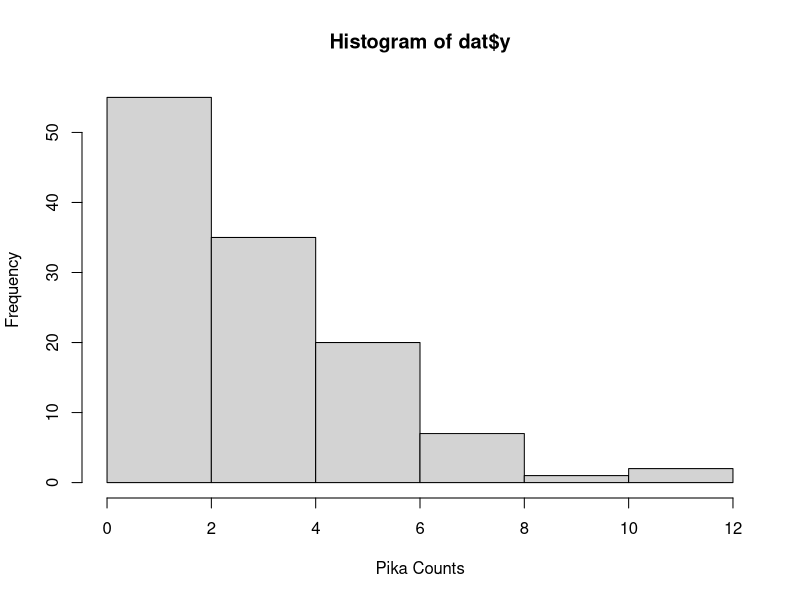
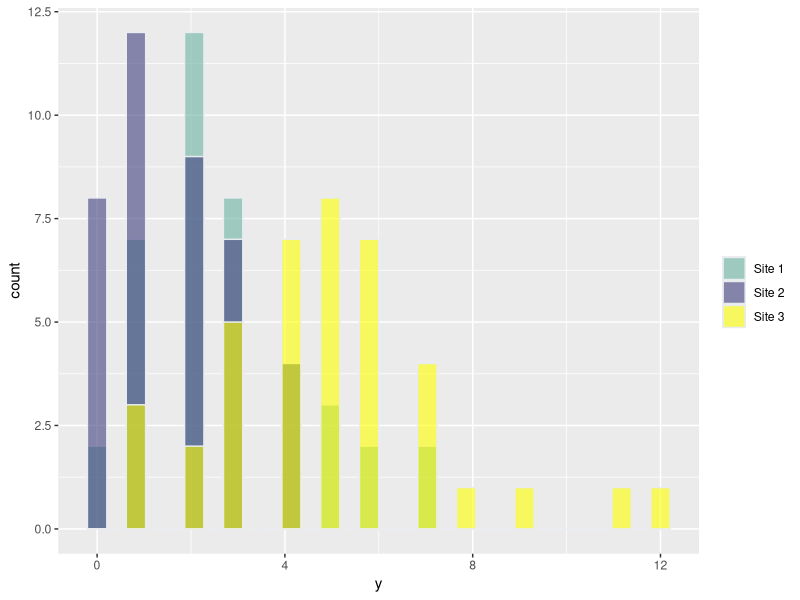
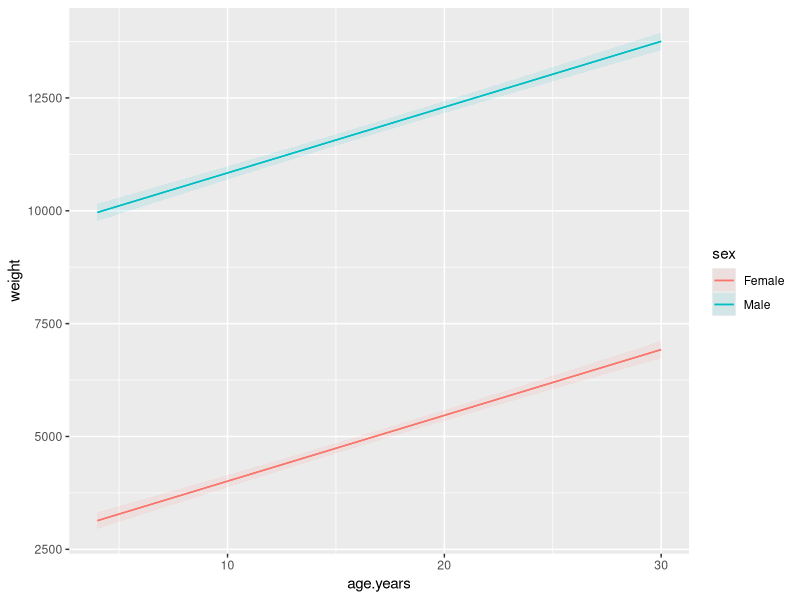
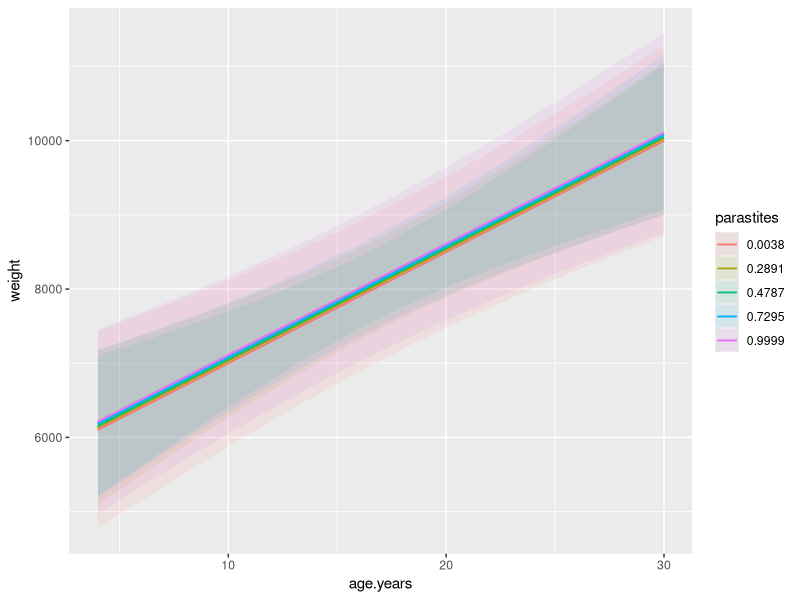
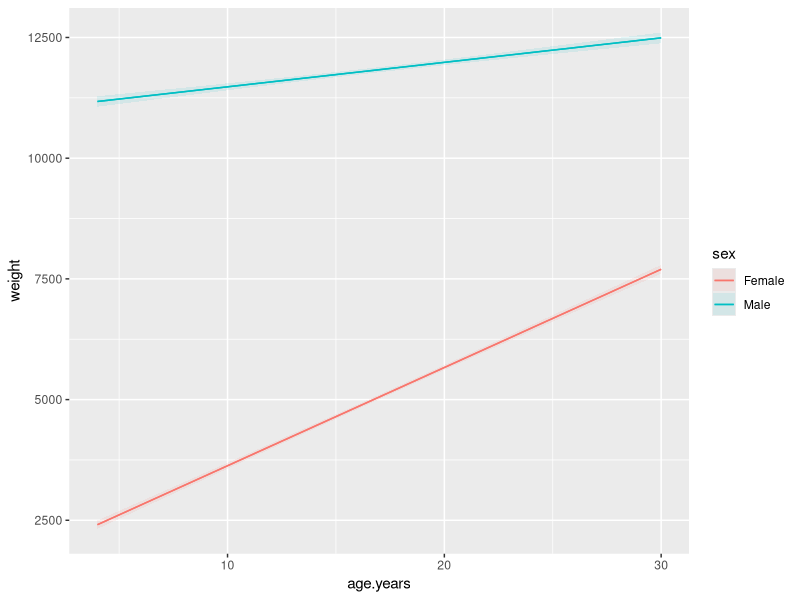
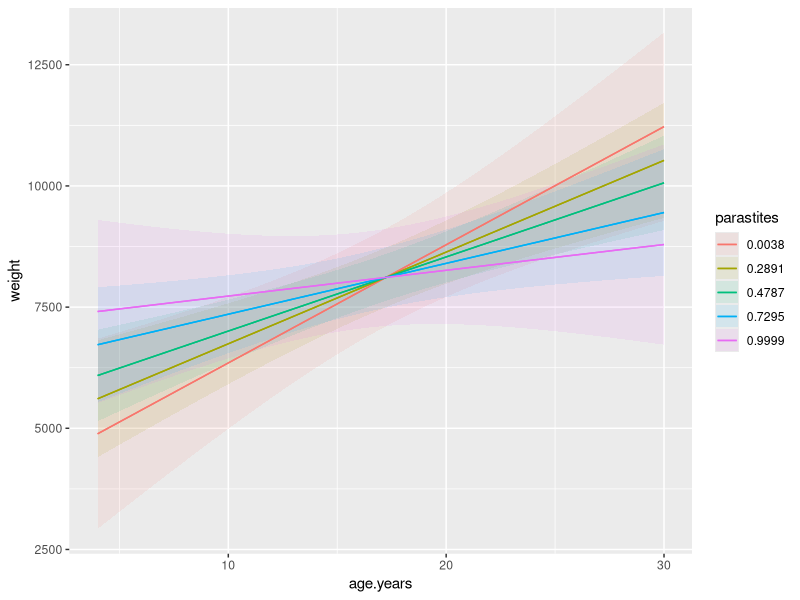
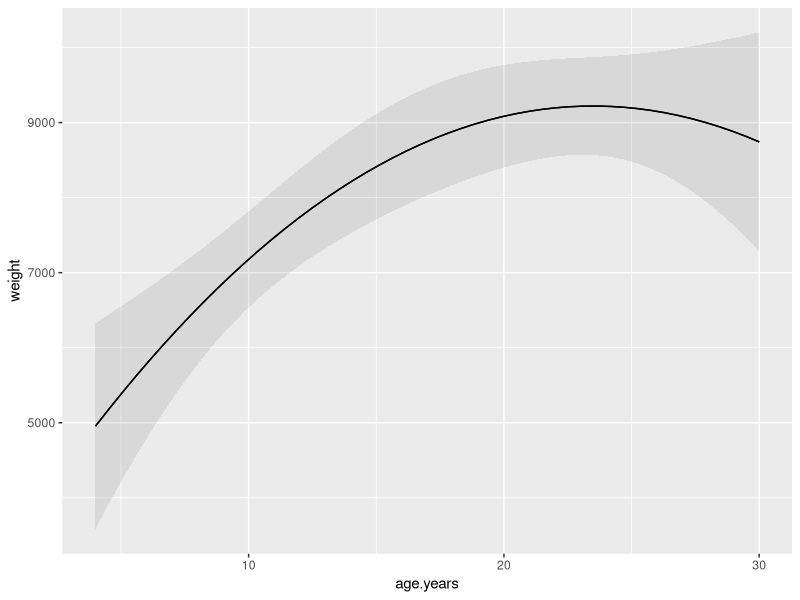
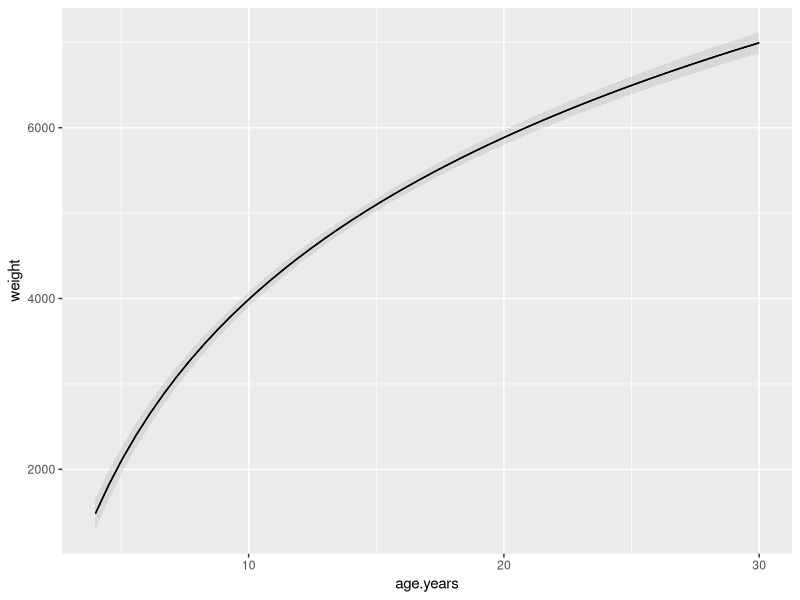

Reproduce these figures in R, in order.
## ----eval=TRUE,echo=FALSE-------------------------------------------------------------------------------------------------------------------------
  n=120
  site=as.factor(rep(c("Site 1","Site 2", "Site 3"),n/3))

  
  beta=c(1,-0.5,0.5)
  X=model.matrix(~site)
  lambda = exp(X%*%beta)
  set.seed(3434)
  y = rpois(n, lambda)
  dat=data.frame(y=y,site=site)
  hist(dat$y,xlab="Pika Counts")  


## ----echo=FALSE, echo=FALSE-----------------------------------------------------------------------------------------------------------------------
library(ggplot2)
  ggplot(dat, aes(x=y, fill=site)) +
    geom_histogram( color="#e9ecef", alpha=0.6, position = 'identity') +
    scale_fill_manual(values=c("#69b3a2", "#404080",
                               "yellow")) +
    labs(fill="")


## ----eval=TRUE,echo=TRUE--------------------------------------------------------------------------------------------------------------------------
model = glm(y~site,
            data=dat, 
            family = poisson(link = 'log')
            )
summary(model)



## ----eval=TRUE,echo=TRUE--------------------------------------------------------------------------------------------------------------------------
model$converged
model$method
model$boundary
model$iter
model$control


## ----echo=TRUE, include=TRUE, eval=TRUE-----------------------------------------------------------------------------------------------------------
  #Here is our negative log-likelihood function with three
  #parameters - beta0, beta1, and beta2 (1)
  #inputs = design matrix X
  neg.log.like = function(par,X) {
    
    #linear model of parameters par and design matrix (X)
    lam=par[1]*X[,1]+par[2]*X[,2]+par[3]*X[,3]
    
    #neg log-likelihood
    sum(-dpois(y,lambda = exp(lam),log = TRUE))
  }


## ----echo=TRUE, include=TRUE, eval=TRUE-----------------------------------------------------------------------------------------------------------
#use optim with initial values and define the lower and upper limits of the possible values
  fit1 <- optim(
    par = c(0,0,0), #start
    X=X,
    fn = neg.log.like,
    method = "L-BFGS-B",
    lower = c(-10, -10, -10),
    upper = c(10, 10, 10)
  )



## ----echo=FALSE, include=TRUE, eval=TRUE----------------------------------------------------------------------------------------------------------
a =rbind(fit1$par,
      coef(model)
      )
rownames(a)=c("glm.fit","ours")
a


## ----eval=TRUE,echo=TRUE--------------------------------------------------------------------------------------------------------------------------
dat$site.re=relevel(dat$site,ref="Site 2")
levels(dat$site.re) 


## ----eval=TRUE,echo=TRUE--------------------------------------------------------------------------------------------------------------------------

model2 = glm(y~site.re,
             data=dat, 
             family = poisson(link = 'log')
            )
summary(model2)




## ----eval=TRUE,echo=FALSE-------------------------------------------------------------------------------------------------------------------------
a = rbind(coef(model),
          coef(model2)
          )
rownames(a)=c("Model1","Model2")

a



## ----eval=TRUE,echo=FALSE-------------------------------------------------------------------------------------------------------------------------
b = rbind(predict(model)[1:5],
      predict(model2)[1:5]
      )
rownames(b)=c("Model1","Model2")
b


## -------------------------------------------------------------------------------------------------------------------------------------------------
model.matrix(~dat$site)[1:5,]
model.matrix(~dat$site.re)[1:5,]


## ----echo=TRUE, eval=TRUE-------------------------------------------------------------------------------------------------------------------------
  model3=glm(y~site, 
             data=dat, 
             family = poisson(link = 'log'),
             contrasts = list(site = contr.sum)
            )


## ----echo=TRUE, eval=TRUE-------------------------------------------------------------------------------------------------------------------------
coef(model3)


## ----echo=TRUE, eval=TRUE-------------------------------------------------------------------------------------------------------------------------
sum(coef(model3)[-1]*(-1))


## ----echo=TRUE, eval=TRUE-------------------------------------------------------------------------------------------------------------------------
mean.group = aggregate(y, by=list(site=site),FUN=mean)
mean.group


## ----echo=TRUE, eval=TRUE-------------------------------------------------------------------------------------------------------------------------
#Site 1
exp(1.05162350 + -0.02200408)
as.numeric(predict(model3,type="response")[1])


## ----echo=TRUE, eval=TRUE-------------------------------------------------------------------------------------------------------------------------
#Site 2
exp(1.05162350 + -0.53581033)
as.numeric(predict(model3,type="response")[2])


## ----echo=TRUE, eval=TRUE-------------------------------------------------------------------------------------------------------------------------
#Site 3
exp(1.05162350+0.5578144)
as.numeric(predict(model3,type="response")[3])


## ----echo=TRUE, eval=TRUE-------------------------------------------------------------------------------------------------------------------------
  model4=glm(y~0+site, 
             data=dat, 
             family = poisson(link = 'log')
            )

# No shared intercept
head(model.matrix(~0+site,data=dat),n=6)



## ----eval=TRUE,echo=FALSE-------------------------------------------------------------------------------------------------------------------------
c =rbind(coef(model),
         coef(model2),
         coef(model3),
         coef(model4)
        )
rownames(c)=c("Model1","Model2","Model3","Model4")
c


## ----eval=TRUE,echo=FALSE-------------------------------------------------------------------------------------------------------------------------
d=rbind(predict(model)[1:5],
      predict(model2)[1:5],
      predict(model3)[1:5],
      predict(model4)[1:5]
      )
rownames(d)=c("Model1","Model2","Model3","Model4")
d



## ----eval=TRUE,echo=FALSE-------------------------------------------------------------------------------------------------------------------------
d=rbind(model$deviance,
      model2$deviance,
      model3$deviance,
      model4$deviance
      )
rownames(d)=c("Model1","Model2","Model3","Model4")
d



## ----eval=FALSE, echo=TRUE------------------------------------------------------------------------------------------------------------------------
## 
## X = model.matrix(~Independent Variables)
## 
## #all variables in dat (additive)
## X = model.matrix(~.,dat)
## 
## #all variables in dat (pair-wise interactions)
## X = model.matrix(~.^2,dat)
## 
## #all variables in dat (three way- interactions)
## X = model.matrix(~.^3,dat)
## 
## model = glm(y~ 0 + X, ...)
## 


## ----echo=FALSE,eval=TRUE-------------------------------------------------------------------------------------------------------------------------
set.seed(54345)
dat$area=rpois(n,dat$y*2)
dat$area[which(dat$area==0)]=2


## ----echo=TRUE,eval=TRUE--------------------------------------------------------------------------------------------------------------------------

model.rate1 = glm(y~site+offset(log(area)),
            data=dat, 
            family = poisson(link = 'log')
            )

model.rate2 = glm(y~site,
            offset = log(area),
            data=dat, 
            family = poisson(link = 'log')
            )

coef(model.rate1)
coef(model.rate2)



## ----echo=TRUE,eval=FALSE-------------------------------------------------------------------------------------------------------------------------
## lm(weight~sex+age.years,data=eleph)


## ----echo=FALSE,eval=TRUE-------------------------------------------------------------------------------------------------------------------------
eleph = read.csv("elephant.study2.csv")
eleph$parastites = runif(nrow(eleph))
m1 = lm(weight~sex+age.years,data=eleph)

marginaleffects::plot_predictions(m1, condition=c("age.years","sex"))



## ----echo=TRUE,eval=FALSE-------------------------------------------------------------------------------------------------------------------------
## lm(weight~parastites+age.years,data=eleph)


## ----echo=FALSE,eval=TRUE-------------------------------------------------------------------------------------------------------------------------
m1 = lm(weight~parastites+age.years,data=eleph)

marginaleffects::plot_predictions(m1, condition=c("age.years","parastites"))



## ----echo=TRUE,eval=FALSE-------------------------------------------------------------------------------------------------------------------------
## lm(weight~sex*age.years,data=eleph)
## lm(weight~sex+age.years+sex:age.years,data=eleph)


## ----echo=FALSE,eval=TRUE-------------------------------------------------------------------------------------------------------------------------
m1 = lm(weight~sex*age.years,data=eleph)
marginaleffects::plot_predictions(m1, condition=c("age.years","sex"))


## ----echo=TRUE,eval=FALSE-------------------------------------------------------------------------------------------------------------------------
## lm(weight~age.years*parastites,data=eleph)
## lm(weight~age.years+parastites+age.years:parastites,data=eleph)


## ----echo=FALSE,eval=TRUE-------------------------------------------------------------------------------------------------------------------------
m1 = lm(weight~age.years*parastites,data=eleph)
marginaleffects::plot_predictions(m1, condition=c("age.years","parastites"))



## ----echo=TRUE,eval=FALSE-------------------------------------------------------------------------------------------------------------------------
## lm(weight~poly(age.years,2),data=eleph)
## lm(weight~age.years+I(age.years^2),data=eleph)
## 


## ----echo=FALSE,eval=TRUE-------------------------------------------------------------------------------------------------------------------------
m1 = lm(weight~poly(age.years,2),data=eleph)
marginaleffects::plot_predictions(m1, condition=c("age.years"))


## ----echo=TRUE,eval=FALSE-------------------------------------------------------------------------------------------------------------------------
## lm(weight~sex*I(log(age.years)),data=eleph)


## ----echo=FALSE,eval=TRUE-------------------------------------------------------------------------------------------------------------------------
m1 = lm(weight~sex*I(log(age.years)),data=eleph)
marginaleffects::plot_predictions(m1, condition=c("age.years"))
